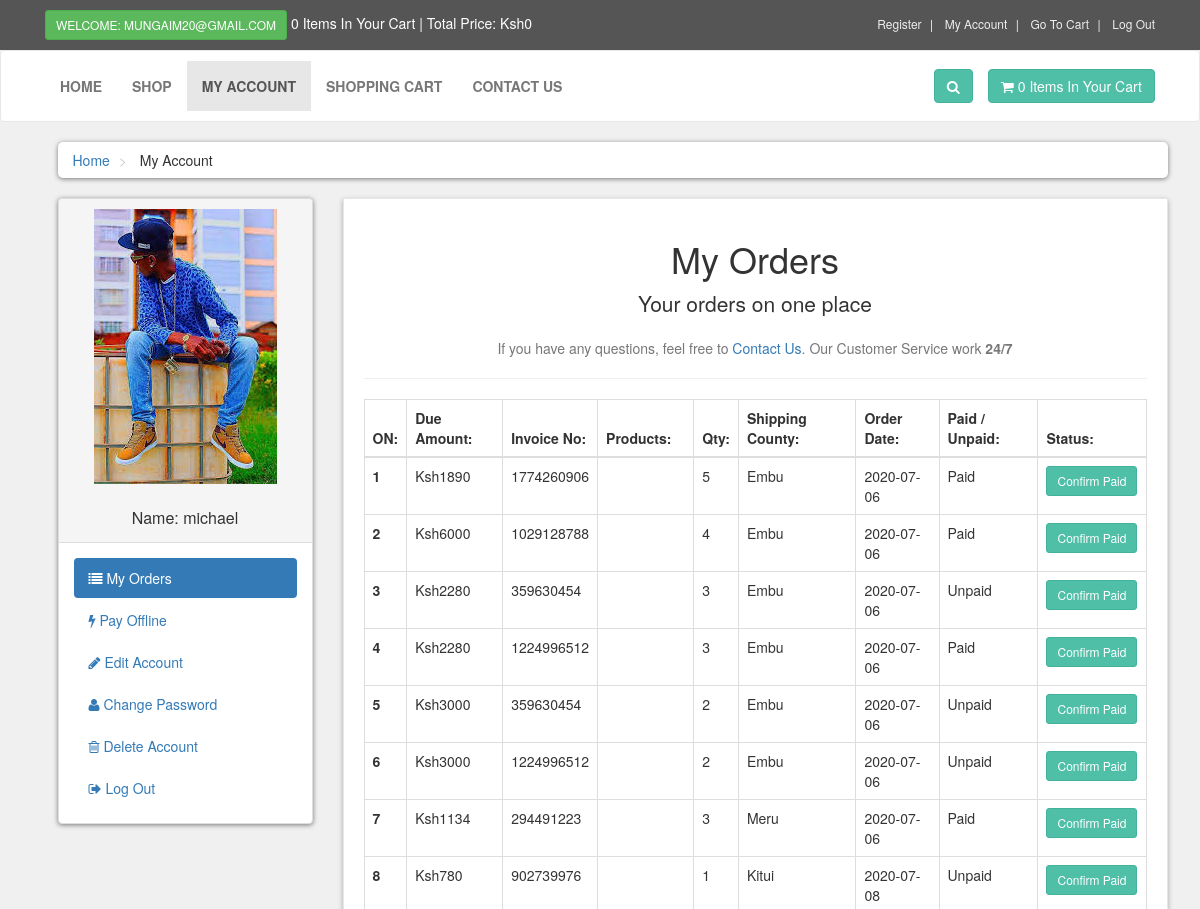
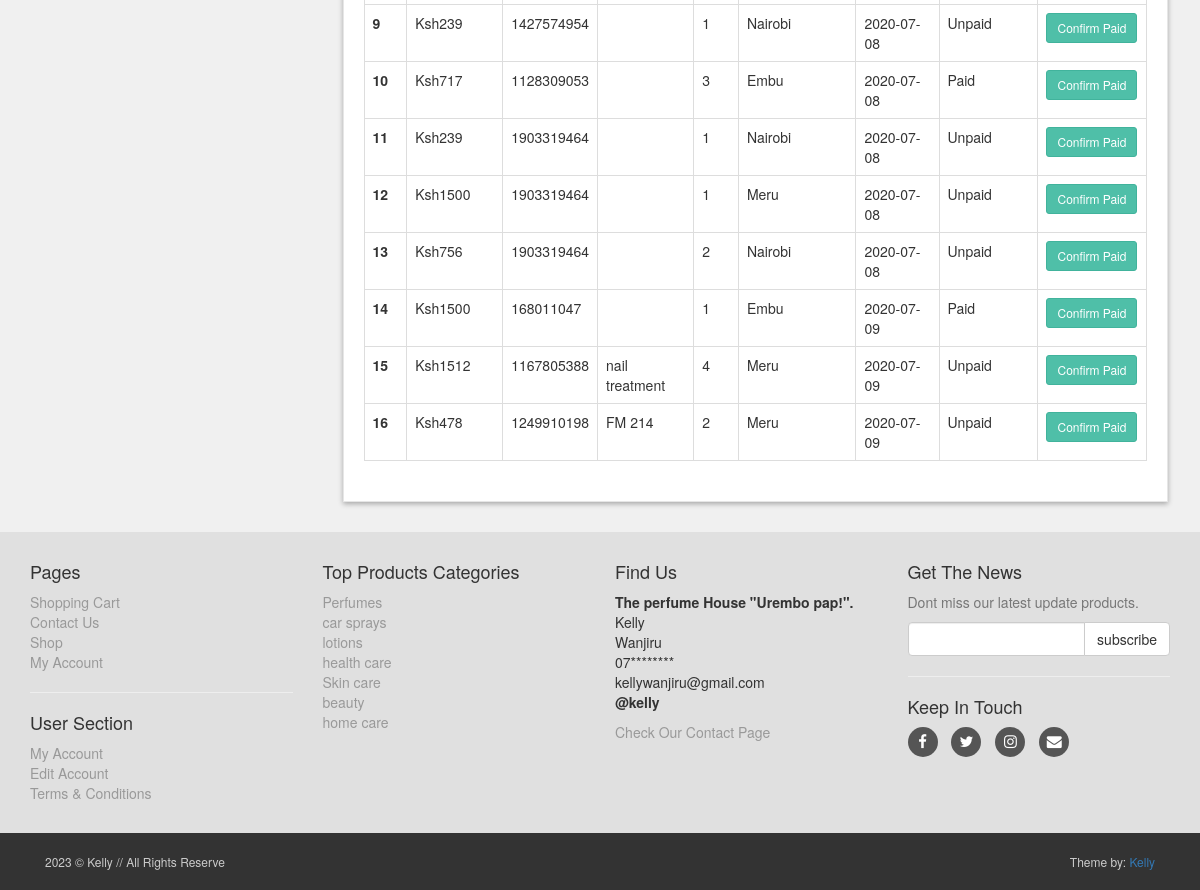
The page /customer/my_account.php?my_orders (signed in) on the database its author committed (2 pictures, top to bottom).
### tables this page shows
CREATE TABLE `customers` (
  `customer_id` int(10) NOT NULL,
  `customer_name` varchar(255) NOT NULL,
  `customer_email` varchar(255) NOT NULL,
  `customer_pass` varchar(255) NOT NULL,
  `customer_country` text NOT NULL,
  `customer_city` text NOT NULL,
  `customer_contact` varchar(255) NOT NULL,
  `customer_address` text NOT NULL,
  `customer_image` text NOT NULL,
  `customer_ip` varchar(100) NOT NULL
);

CREATE TABLE `customer_orders` (
  `order_id` int(10) NOT NULL,
  `customer_id` int(10) NOT NULL,
  `due_amount` int(100) NOT NULL,
  `invoice_no` int(100) NOT NULL,
  `product_id` mediumtext NOT NULL,
  `product_title` varchar(100) NOT NULL,
  `qty` int(10) NOT NULL,
  `county` text NOT NULL,
  `order_date` date NOT NULL,
  `order_status` text NOT NULL
);

CREATE TABLE `product_categories` (
  `p_cat_id` int(10) NOT NULL,
  `p_cat_title` text NOT NULL,
  `p_cat_top` text NOT NULL,
  `p_cat_image` text NOT NULL
);

### customer/my_orders.php (the view, shortened to what this page needs)
<center>
    <h1> My Orders </h1>
    <p class="lead"> Your orders on one place</p>
    <p class="text-muted">
        If you have any questions, feel free to <a href="../contact.php">Contact Us</a>. Our Customer Service work <strong>24/7</strong>
    </p>
</center>
<hr>
<div class="table-responsive">
    <table class="table table-bordered table-hover">
        <thead>
            <tr>
                <th> ON: </th>
                <th> Due Amount: </th>
                <th> Invoice No: </th>
                <th> Products: </th>
                <th> Qty: </th>
                <th> Shipping County: </th>
                <th> Order Date:</th>
                <th> Paid / Unpaid: </th>
                <th> Status: </th>
            </tr>
        </thead>
        <tbody>
           <?php
            $customer_session = $_SESSION['customer_email'];
            $get_customer = "select * from customers where customer_email='$customer_session'";
            $run_customer = mysqli_query($con,$get_customer);
            $row_customer = mysqli_fetch_array($run_customer);
            $customer_id = $row_customer['customer_id'];
            $get_orders = "select * from customer_orders where customer_id='$customer_id'";
            $run_orders = mysqli_query($con,$get_orders);
            $i = 0;
            while($row_orders = mysqli_fetch_array($run_orders)){
                $order_id = $row_orders['order_id'];
                $product_title = $row_orders['product_title'];
                $due_amount = $row_orders['due_amount'];
                $invoice_no = $row_orders['invoice_no'];
                $qty = $row_orders['qty'];
                $shipping_county = $row_orders['county'];
                $order_date = substr($row_orders['order_date'],0,11);
                $order_status = $row_orders['order_status'];
                $i++;
                if($order_status=='pending'){
                    $order_status = 'Unpaid';
                }else{
                    $order_status = 'Paid';
                }
            ?>
            <tr>
                <th> <?php echo $i; ?> </th>
                <td> Ksh<?php echo $due_amount; ?> </td>
                <td> <?php echo $invoice_no; ?> </td>
                <td> <?php echo $product_title; ?></td>
                <td> <?php echo $qty; ?> </td>
                <td> <?php echo $shipping_county; ?> </td>
                <td> <?php echo $order_date; ?> </td>
                <td> <?php echo $order_status; ?> </td>
                <td>
                    <a href="confirm.php?order_id=<?php echo $order_id; ?>" target="_blank" class="btn btn-primary btn-sm"> Confirm Paid </a>
                </td>
            </tr>
            <?php } ?>
        </tbody>
    </table>
</div>

### customer/includes/sidebar.php
<div class="panel panel-default sidebar-menu">
    <div class="panel-heading">
        <?php
        $customer_session = $_SESSION['customer_email'];
        $get_customer = "select * from customers where customer_email='$customer_session'";
        $run_customer = mysqli_query($con,$get_customer);
        $row_customer = mysqli_fetch_array($run_customer);
        $customer_image = $row_customer['customer_image'];
        $customer_name = $row_customer['customer_name'];
        if(!isset($_SESSION['customer_email'])){
        }else{
            echo "
                <center>
                    <img src='customer_images/$customer_image' class='img-responsive' >
                </center>
                <br/>
                <h3 class='panel-title' align='center'>
                    Name: $customer_name
                </h3>
            ";
        }
        ?>
    </div>
    <div class="panel-body">
        <ul class="nav-pills nav-stacked nav">
            <li class="<?php if(isset($_GET['my_orders'])){ echo "active"; } ?>">
                <a href="my_account.php?my_orders">
                    <i class="fa fa-list"></i> My Orders
                </a>
            </li>
            <li class="<?php if(isset($_GET['pay_offline'])){ echo "active"; } ?>">
                <a href="my_account.php?pay_offline">
                    <i class="fa fa-bolt"></i> Pay Offline
                </a>
            </li>
            <li class="<?php if(isset($_GET['edit_account'])){ echo "active"; } ?>">
                <a href="my_account.php?edit_account">
                    <i class="fa fa-pencil"></i> Edit Account
                </a>
            </li>
            <li class="<?php if(isset($_GET['change_pass'])){ echo "active"; } ?>">
                <a href="my_account.php?change_pass">
                    <i class="fa fa-user"></i> Change Password
                </a>
            </li>
            <li class="<?php if(isset($_GET['delete_account'])){ echo "active"; } ?>">
                <a href="my_account.php?delete_account">
                    <i class="fa fa-trash-o"></i> Delete Account
                </a>
            </li>
            <li>
                <a href="logout.php">
                    <i class="fa fa-sign-out"></i> Log Out
                </a>
            </li>
        </ul>
    </div>
</div>

### customer/includes/footer.php (shortened to what this page needs)
<div id="footer">
    <div class="container">
        <div class="row">
            <div class="col-sm-6 col-md-3">
               <h4>Pages</h4>
                <ul>
                    <li><a href="../cart.php">Shopping Cart</a></li>
                    <li><a href="../contact.php">Contact Us</a></li>
                    <li><a href="../shop.php">Shop</a></li>
                    <li><a href="my_account.php">My Account</a></li>
                </ul>
                <hr>
                <h4>User Section</h4>
                <ul>
                           <?php
                           if(!isset($_SESSION['customer_email'])){
                               echo"<a href='../checkout.php'>Login</a>";
                           }else{
                              echo"<a href='my_account.php?my_orders'>My Account</a>";
                           }
                           ?>
                    <li>
                            <?php
                           if(!isset($_SESSION['customer_email'])){
                               echo"<a href='../checkout.php'>Login</a>";
                           }else{
                              echo"<a href='my_account.php?edit_account'>Edit Account</a>";
                           }
                           ?>
                    </li>
                    <li><a href="../terms.php">Terms & Conditions</a></li>
                </ul>
            </div>
            <div class="com-sm-6 col-md-3">
                <h4>Top Products Categories</h4>
                <ul>
                    <?php
                        $get_p_cats = "select * from product_categories";
                        $run_p_cats = mysqli_query($con,$get_p_cats);
                        while($row_p_cats=mysqli_fetch_array($run_p_cats)){
                            $p_cat_id = $row_p_cats['p_cat_id'];
                            $p_cat_title = $row_p_cats['p_cat_title'];
                            echo "
                                <li>
                                    <a href='../shop.php?p_cat=$p_cat_id'>
                                        $p_cat_title
                                    </a>
                                </li>
                            ";
                        }
                    ?>
                </ul>
            </div>
            <div class="col-sm-6 col-md-3">
                <h4>Find Us</h4>
                <p>
                    <strong>The perfume House "Urembo pap!".</strong>
                    <br/>Kelly
                    <br/>Wanjiru
                    <br/>07********
                    <br/>kellywanjiru@gmail.com
                    <br/><strong>@kelly</strong>
                </p>
                <a href="../contact.php">Check Our Contact Page</a>
            </div>
            <div class="col-sm-6 col-md-3">
                <h4>Get The News</h4>
                <p class="text-muted">
                    Dont miss our latest update products.
                </p>
                <form action="https://feedburner.google.com/fb/a/mailverify" method="post" target="popupwindow" onsubmit="window.open('https://feedburner.google.com/fb/a/mailverify?uri=M-devMedia', 'popupwindow', 'scrollbars=yes,width=550,height=520');return true" method="post">
                    <div class="input-group">
                        <input type="text" class="form-control" name="email">
                        <span class="input-group-btn">
                            <input type="submit" value="subscribe" class="btn btn-default">
                        </span>
                    </div>
                </form>
                <hr>
                <h4>Keep In Touch</h4>
                <p class="social">
                    <a href="../#" class="fa fa-facebook"></a>
                    <a href="../#" class="fa fa-twitter"></a>
                    <a href="../#" class="fa fa-instagram"></a>
                    <a href="../#" class="fa fa-envelope"></a>
                </p>
            </div>
        </div>
    </div>
</div>
<div id="copyright">
    <div class="container">
        <div class="col-md-6">
            <p class="pull-left">  &copy;  Kelly // All Rights Reserve</p>
        </div>
        <div class="col-md-6">
            <p class="pull-right">Theme by: <a href="#">Kelly</a></p>
        </div>
    </div>
</div>

### customer/styles/style.css (style rules this page uses)
body { font-size: 14px; line-height: 1.42857143; color: #333333; background: #f0f0f0; overflow-x: hidden; }
.btn-primary { color: rgb(255, 255, 255); background: rgb(79, 191, 168); border-color: rgb(65, 179, 156); }
#content .panel.sidebar-menu { box-sizing: border-box; box-shadow: 0px 1px 5px rgba(0, 0, 0, .5); }
#content .panel.sidebar-menu h3 { padding: 5px 0px; margin: 0px; }
#footer { background: #e0e0e0; padding: 20px 0; }
#footer a { color: #999999; padding: 0; text-decoration: none; }
#footer ul { list-style: none; padding-left: 0px; }
#footer .social { text-align: left; }
#footer .social a { margin: 0px 10px 0px 0px; display: inline-block; color: #ffffff; width: 30px; height: 30px; border-radius: 15px; line-height: 30px; font-size: 15px; text-align: center; vertical-align: bottom; background: #555555; text-decoration: none; }
#copyright { background: #333333; color: #cccccc; padding: 20px 0px; font-size: 12px; }
#copyright p { margin: 0px; }

### rows shown on the page
customers: customer_image (picture), customer_name "michael"
customer_orders: due_amount "1890", invoice_no "1774260906", qty "5", county "Embu", order_date "2020-07-06", order_status "Paid"
customer_orders: due_amount "6000", invoice_no "1029128788", qty "4", county "Embu", order_date "2020-07-06", order_status "Paid"
customer_orders: due_amount "2280", invoice_no "359630454", qty "3", county "Embu", order_date "2020-07-06", order_status "Unpaid"
customer_orders: due_amount "2280", invoice_no "1224996512", qty "3", county "Embu", order_date "2020-07-06", order_status "Paid"
customer_orders: due_amount "3000", invoice_no "359630454", qty "2", county "Embu", order_date "2020-07-06", order_status "Unpaid"
customer_orders: due_amount "3000", invoice_no "1224996512", qty "2", county "Embu", order_date "2020-07-06", order_status "Unpaid"
customer_orders: due_amount "1134", invoice_no "294491223", qty "3", county "Meru", order_date "2020-07-06", order_status "Paid"
customer_orders: due_amount "780", invoice_no "902739976", qty "1", county "Kitui", order_date "2020-07-08", order_status "Unpaid"
customer_orders: due_amount "239", invoice_no "1427574954", qty "1", county "Nairobi", order_date "2020-07-08", order_status "Unpaid"
customer_orders: due_amount "717", invoice_no "1128309053", qty "3", county "Embu", order_date "2020-07-08", order_status "Paid"
customer_orders: due_amount "239", invoice_no "1903319464", qty "1", county "Nairobi", order_date "2020-07-08", order_status "Unpaid"
customer_orders: due_amount "1500", invoice_no "1903319464", qty "1", county "Meru", order_date "2020-07-08", order_status "Unpaid"
customer_orders: due_amount "756", invoice_no "1903319464", qty "2", county "Nairobi", order_date "2020-07-08", order_status "Unpaid"
customer_orders: due_amount "1500", invoice_no "168011047", qty "1", county "Embu", order_date "2020-07-09", order_status "Paid"
customer_orders: due_amount "1512", invoice_no "1167805388", product_title "nail treatment", qty "4", county "Meru", order_date "2020-07-09", order_status "Unpaid"
customer_orders: due_amount "478", invoice_no "1249910198", product_title "FM 214", qty "2", county "Meru", order_date "2020-07-09", order_status "Unpaid"
product_categories: p_cat_title "Perfumes"
product_categories: p_cat_title "car sprays"
product_categories: p_cat_title "lotions"
product_categories: p_cat_title "health care"
product_categories: p_cat_title "Skin care"
product_categories: p_cat_title "beauty"
product_categories: p_cat_title "home care"

### other values the page prints
$_SESSION['customer_email'] "MUNGAIM20@GMAIL.COM"
$count_items "0 0"
$total "0"
